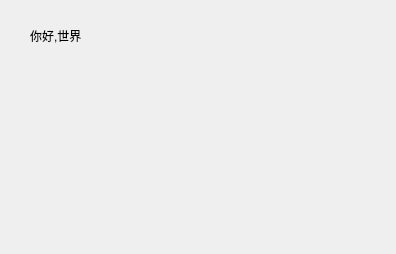
<?xml version="1.0" encoding="UTF-8"?>
<ui version="4.0">
 <class>Widget</class>
 <widget class="QWidget" name="Widget">
  <property name="geometry">
   <rect>
    <x>0</x>
    <y>0</y>
    <width>396</width>
    <height>254</height>
   </rect>
  </property>
  <property name="windowTitle">
   <string>Widget</string>
  </property>
  <widget class="QLabel" name="label">
   <property name="geometry">
    <rect>
     <x>30</x>
     <y>10</y>
     <width>141</width>
     <height>51</height>
    </rect>
   </property>
   <property name="text">
    <string>你好,世界</string>
   </property>
  </widget>
 </widget>
 <resources/>
 <connections/>
</ui>
